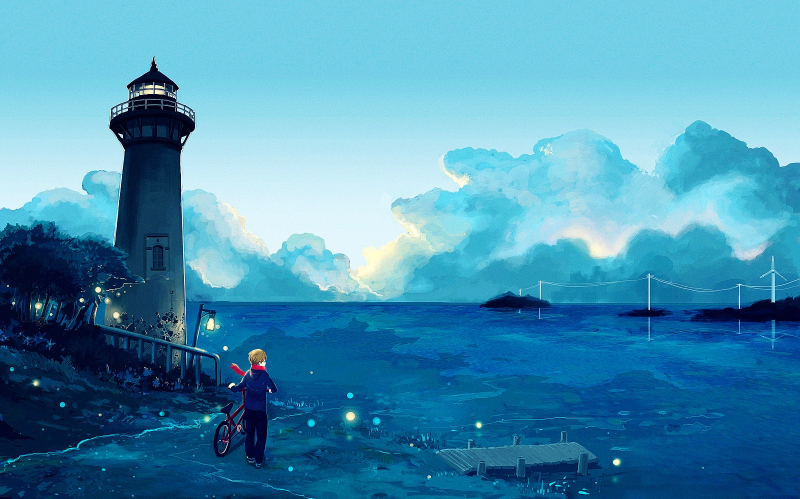
#> input picture OpenCv/test.jpg, 1600 x 997 px (shown at 1/2 size)
$ jupyter execute --allow-errors '基本图像处理.ipynb'
#> lines starting #> are read from the running program, lines starting #| are printed output that depends on the picture
# 基本图像处理

## 缩放、裁剪和补边

- 缩放通过cv2.resize()实现
- 裁剪通过array自身的下标截取实现

[cell 1]
import cv2
import matplotlib.pyplot as plt
color_img = cv2.imread('./test.jpg')
#> color_img is the input picture: shape (997, 1600, 3); mean B, G, R 178.1, 146, 73.2
img_400x400 = cv2.resize(color_img, (400, 400))
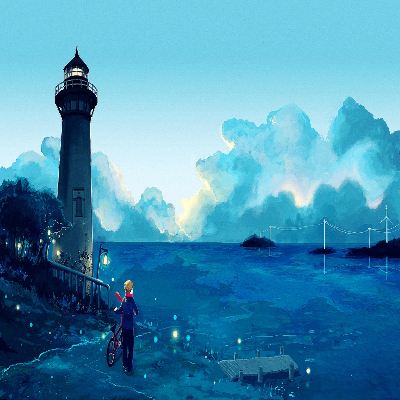
#> img_400x400: shape (400, 400, 3); mean B, G, R 178, 145.9, 73.1
img_500x800 = cv2.resize(color_img,(0, 0), fx=0.5, fy=0.5, interpolation=cv2.INTER_NEAREST)
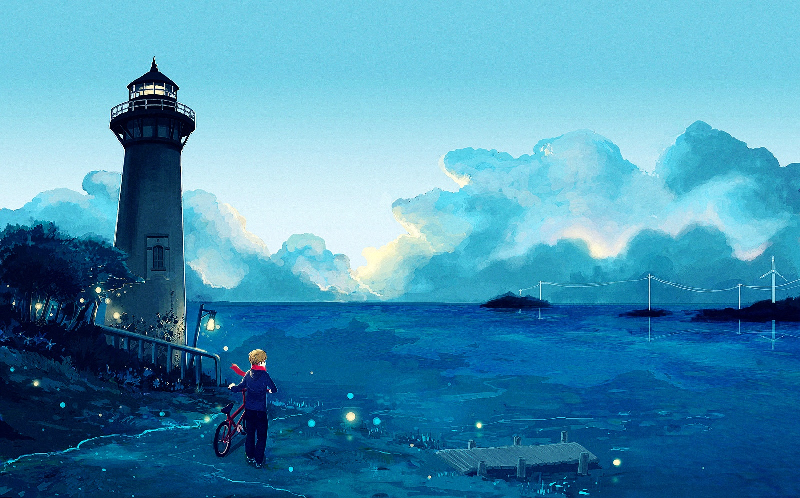
#> img_500x800: shape (498, 800, 3); mean B, G, R 178.3, 146.1, 73.4
cv2.imwrite('resized_400x400.jpg', img_400x400)
cv2.imwrite('resized_0.5x0.5.jpg', img_500x800)
#> Out = True

- 上下各贴100像素的黑边

[cell 2]
img_600x900 = cv2.copyMakeBorder(img_500x800, 100, 100, 0, 0, cv2.BORDER_CONSTANT, value=(0, 0, 0))
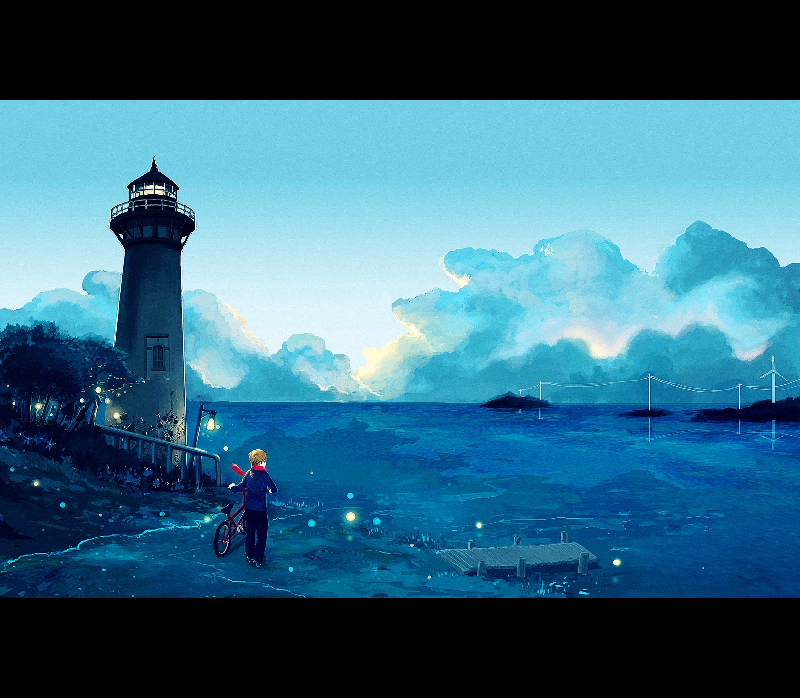
#> img_600x900: shape (698, 800, 3); mean B, G, R 127.2, 104.2, 52.4
cv2.imwrite('bordered_600x900.jpg', img_600x900)
#> Out = True

- 裁剪

[cell 3]
patch = color_img[20:150, -200:-50]
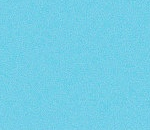
#> patch: shape (130, 150, 3); mean B, G, R 231, 207.1, 114.8
cv2.imwrite('patch.jpg', patch)
#> Out = True

## 色调、明暗、直方图和Gamma曲线

- 可以通过HSV空间对色调和明暗进行调节， HSV分别是色调(Hue)、饱和度(Saturation)和明度(Value)
- 在HSV空间中进行调节就避免了直接在RGB空间中调节时还需要考虑3个通道的相关性
- OpenCV中H的取值是[0, 180)， 其他两个通道的取值都是[0, 256)

[cell 4]
img_hsv = cv2.cvtColor(color_img, cv2.COLOR_BGR2HSV)
#> img_hsv: shape (997, 1600, 3); mean H, S, V 99, 172.7, 178.5
turn_green_hsv =img_hsv.copy()

# H空间中，绿色比黄色的值高一点，所以给每个像素+15，黄色的树叶就会变绿
turn_green_hsv[:, :, 0] = (turn_green_hsv[:, :, 0] + 15) % 180
#> turn_green_hsv: shape (997, 1600, 3); mean H, S, V 114, 172.7, 178.5
turn_green_img = cv2.cvtColor(turn_green_hsv, cv2.COLOR_HSV2BGR)
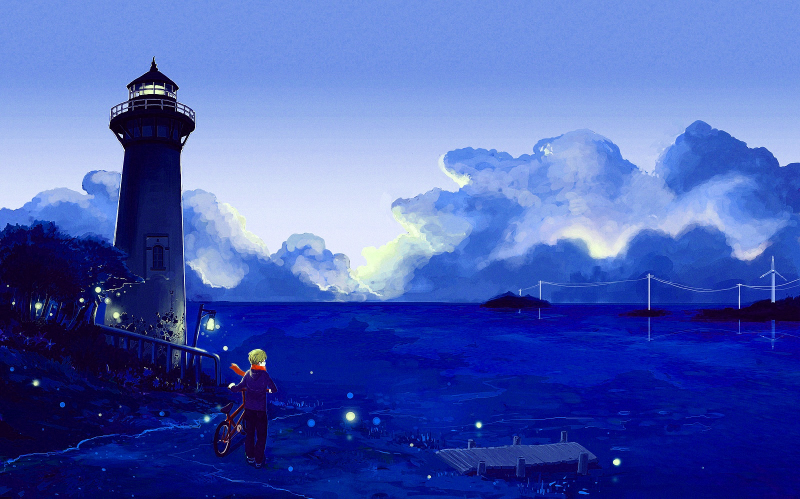
#> turn_green_img: shape (997, 1600, 3) (shown at 1/2 size); mean B, G, R 178.2, 94.2, 73.8
cv2.imshow("1", turn_green_img)
cv2.waitKey(0)

- 减小饱和度会让图像损失鲜艳，变得更灰

[cell 5]
colorless_hsv = img_hsv.copy()
colorless_hsv[:, :, 1] = 0.5 * colorless_hsv[:, :, 1]
#> colorless_hsv: shape (997, 1600, 3); mean H, S, V 99, 86, 178.5
colorless_img = cv2.cvtColor(colorless_hsv, cv2.COLOR_HSV2BGR)
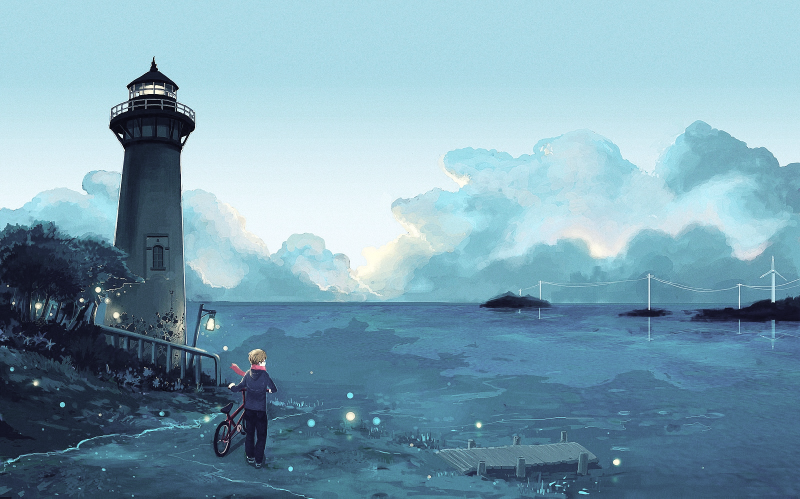
#> colorless_img: shape (997, 1600, 3) (shown at 1/2 size); mean B, G, R 178.3, 161.8, 125.6
cv2.imshow('2', colorless_img)
cv2.waitKey(0)

- 减小明度为原来的一半

[cell 6]
darker_hsv = img_hsv.copy()
darker_hsv[:, :, 2] = 0.5 * darker_hsv[:, :, 2]
#> darker_hsv: shape (997, 1600, 3); mean H, S, V 99, 172.7, 89
darker_img = cv2.cvtColor(darker_hsv, cv2.COLOR_HSV2BGR)
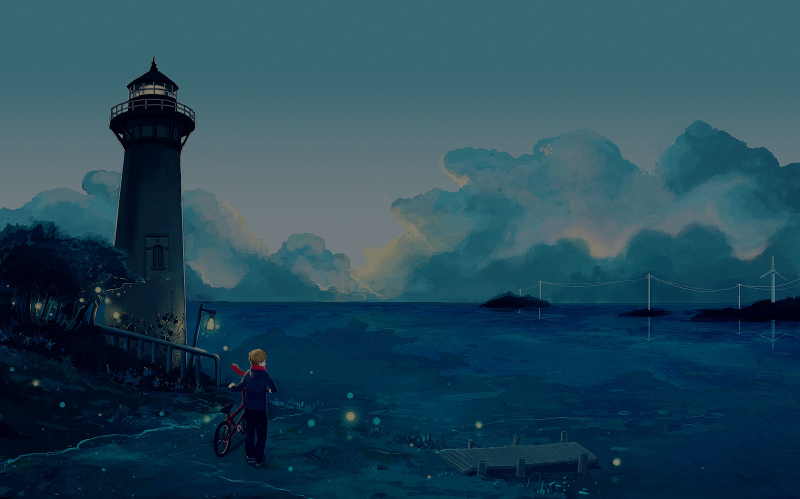
#> darker_img: shape (997, 1600, 3) (shown at 1/2 size); mean B, G, R 88.8, 72.3, 36.1
cv2.imshow('3', darker_img)
cv2.waitKey(0)

## 通过Gamma变换提升暗部细节
- Gamma变换是矫正相机直接成像和人眼感受图像差别的一种常用手段，通过非线性变换，让图像从对曝光强度的线性响应变得更接近人眼感受到的响应

[cell 7]
import numpy as np
import cv2

def gamma_trans(img, gamma):
#> called with gamma = 0.5
    gamma_table = [np.power(x/255.0, gamma) * 255.0 for x in range(256)]
    gamma_table = np.round(np.array(gamma_table)).astype(np.uint8)
    #　使用OpenCV的查表函数是实现映射
    return cv2.LUT(img, gamma_table)
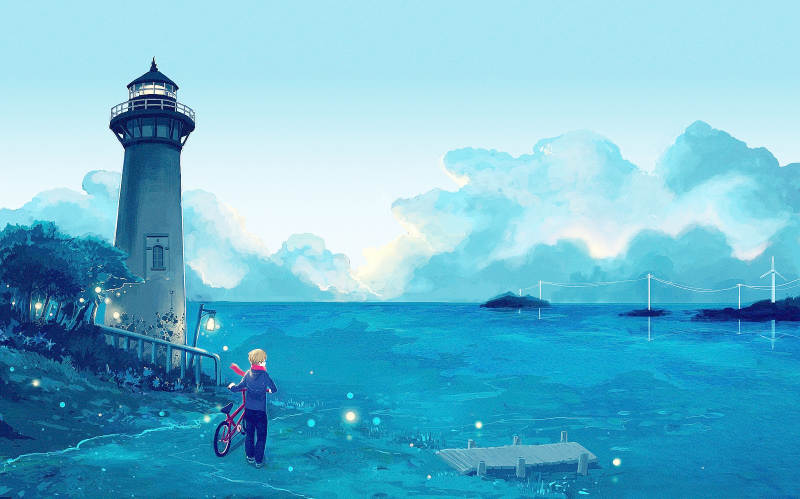
#> returned value: shape (997, 1600, 3) (shown at 1/2 size); mean of channels 0, 1, 2 208.8, 183.9, 108; drawn as B, G, R

img_corrected = gamma_trans(color_img, 0.5)
cv2.imshow('4', img_corrected)
cv2.imshow('5', color_img)
cv2.waitKey(0)

- 将直方图进行可视化

[cell 8]
import matplotlib.pyplot as plt
from mpl_toolkits.mplot3d import Axes3D
hist_b = cv2.calcHist([color_img], [0], None, [256], [0, 256])
#> hist_b = 256 values, max 42041 at index 232, min 3 at index 3, mean 6231.2
hist_g = cv2.calcHist([color_img], [0], None, [256], [0, 256])
#> hist_g has the same summary as hist_b
hist_r = cv2.calcHist([color_img], [2], None, [256], [0, 256])
#> hist_r = 256 values, max 310741 at index 0, min 252 at index 240, mean 6231.2

hist_b_corrected = cv2.calcHist([img_corrected], [0], None, [256], [0, 256])
#> hist_b_corrected = 256 values, max 83052 at index 243, min 0 at index 1, mean 6231.2
hist_g_corrected = cv2.calcHist([img_corrected], [1], None, [256], [0, 256])
#> hist_g_corrected = 256 values, max 65565 at index 230, min 0 at index 1, mean 6231.2
hist_r_corrected = cv2.calcHist([img_corrected], [2], None, [256], [0, 256])
#> hist_r_corrected = 256 values, max 310741 at index 0, min 0 at index 1, mean 6231.2

fig = plt.figure()
pix_hists = [[hist_b, hist_g, hist_r], [hist_b_corrected, hist_g_corrected, hist_r_corrected]]
pix_vals = range(256)
#> (the rest of this cell did not finish here and is left out)
